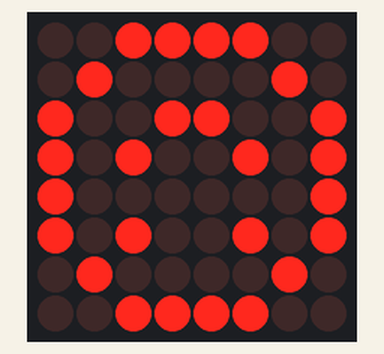
Bench run of a sketch on a simulated Arduino Uno, built with avr-gcc and run on an emulated ATmega328P. Parts: 8×8 LED matrix.

Above: at 0.1 s.
At 1.1 s:
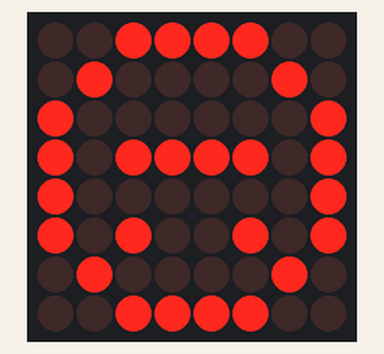
At 2.1 s:
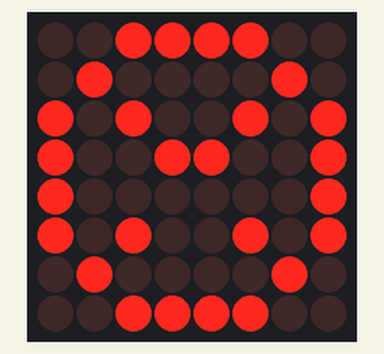

Measured:
- by itself, everything shown: repeats every 3.0 s, in 3 steps
- what the display in image 1 shows lasts 1.0 s, from 1.0 s to 2.0 s

The sketch:

3_2.ino
```cpp
#include "LedControl.h"
#include "binary.h"
/*
DIN подключен к пину 11
CLK подключен к пину 13
CS подключен к пину 8
*/
LedControl matr=LedControl(11,13,10,1);
// Счастливый смайл
byte hf[8]= {B00111100,B01000010,B10011001,B10100101,B10000001,B10100101,B01000010,B00111100};
// Нейтральный смайл
byte nf[8]= {B00111100,B01000010,B10000001,B10111101,B10000001,B10100101,B01000010,B00111100};
// Печальный смайл
byte sf[8]= {B00111100,B01000010,B10100101,B10011001,B10000001,B10100101,B01000010,B00111100};

void setup() {
  matr.shutdown(0,false); //Включаем светодиодную матрицу
  matr.setIntensity(0,8); // Установка яркости на среднее значение
  matr.clearDisplay(0); // Очистка матрицы
  Serial.begin(9600);
}

void loop(){
  //Вывод счастливого смайла
  matr.setRow(0,0,hf[0]);
  matr.setRow(0,1,hf[1]);
  matr.setRow(0,2,hf[2]);
  matr.setRow(0,3,hf[3]);
  matr.setRow(0,4,hf[4]);
  matr.setRow(0,5,hf[5]);
  matr.setRow(0,6,hf[6]);
  matr.setRow(0,7,hf[7]);
  delay(1000); //задержка 1 с
  //Вывод нейтрального смайла
  matr.setRow(0,0,nf[0]);
  matr.setRow(0,1,nf[1]);
  matr.setRow(0,2,nf[2]);
  matr.setRow(0,3,nf[3]);
  matr.setRow(0,4,nf[4]);
  matr.setRow(0,5,nf[5]);
  matr.setRow(0,6,nf[6]);
  matr.setRow(0,7,nf[7]);
  delay(1000); //задержка 1 с
  //Вывод печального смайла
  matr.setRow(0,0,sf[0]);
  matr.setRow(0,1,sf[1]);
  matr.setRow(0,2,sf[2]);
  matr.setRow(0,3,sf[3]);
  matr.setRow(0,4,sf[4]);
  matr.setRow(0,5,sf[5]);
  matr.setRow(0,6,sf[6]);
  matr.setRow(0,7,sf[7]);
  delay(1000); //задержка 1 с
}
```
